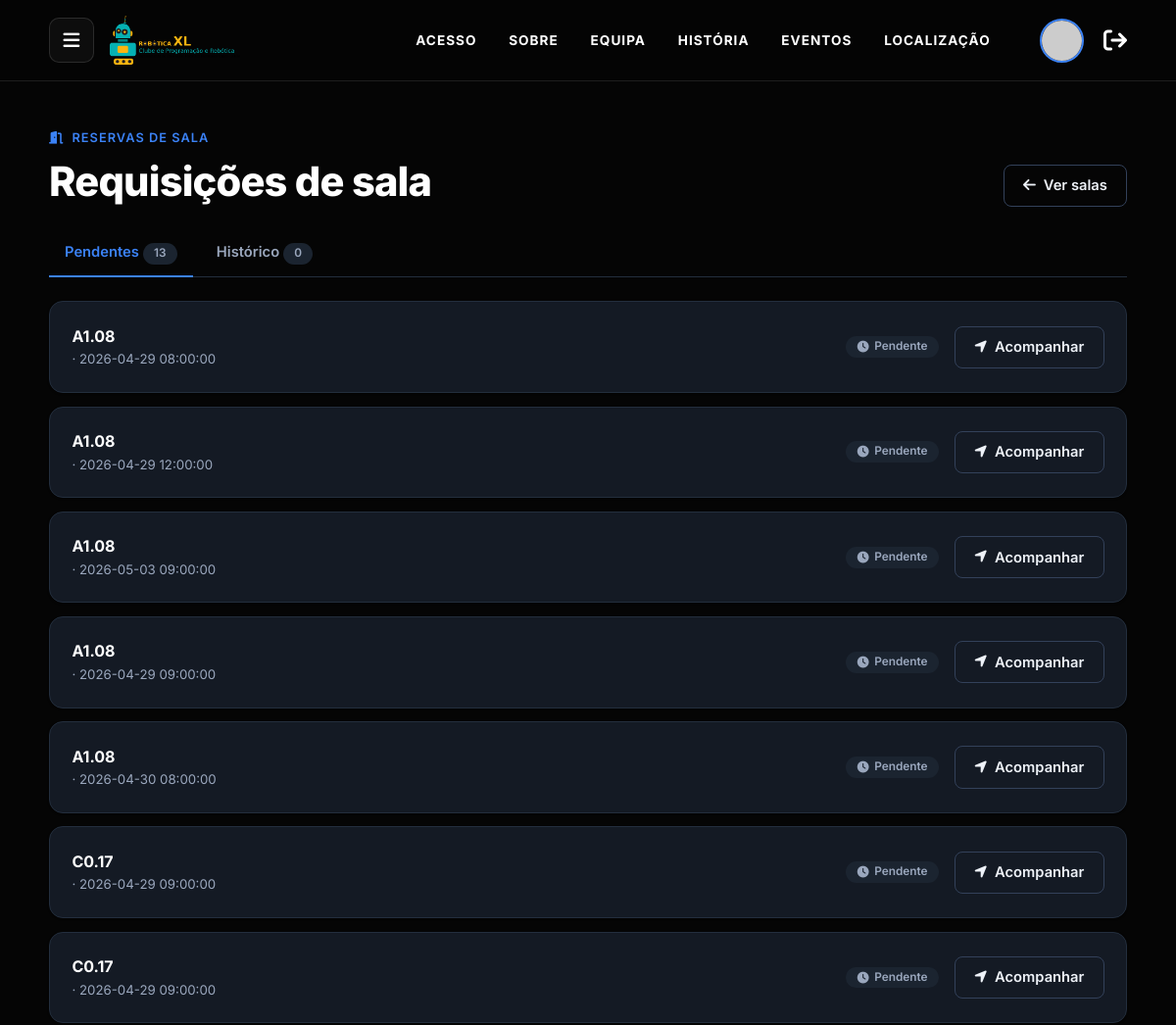
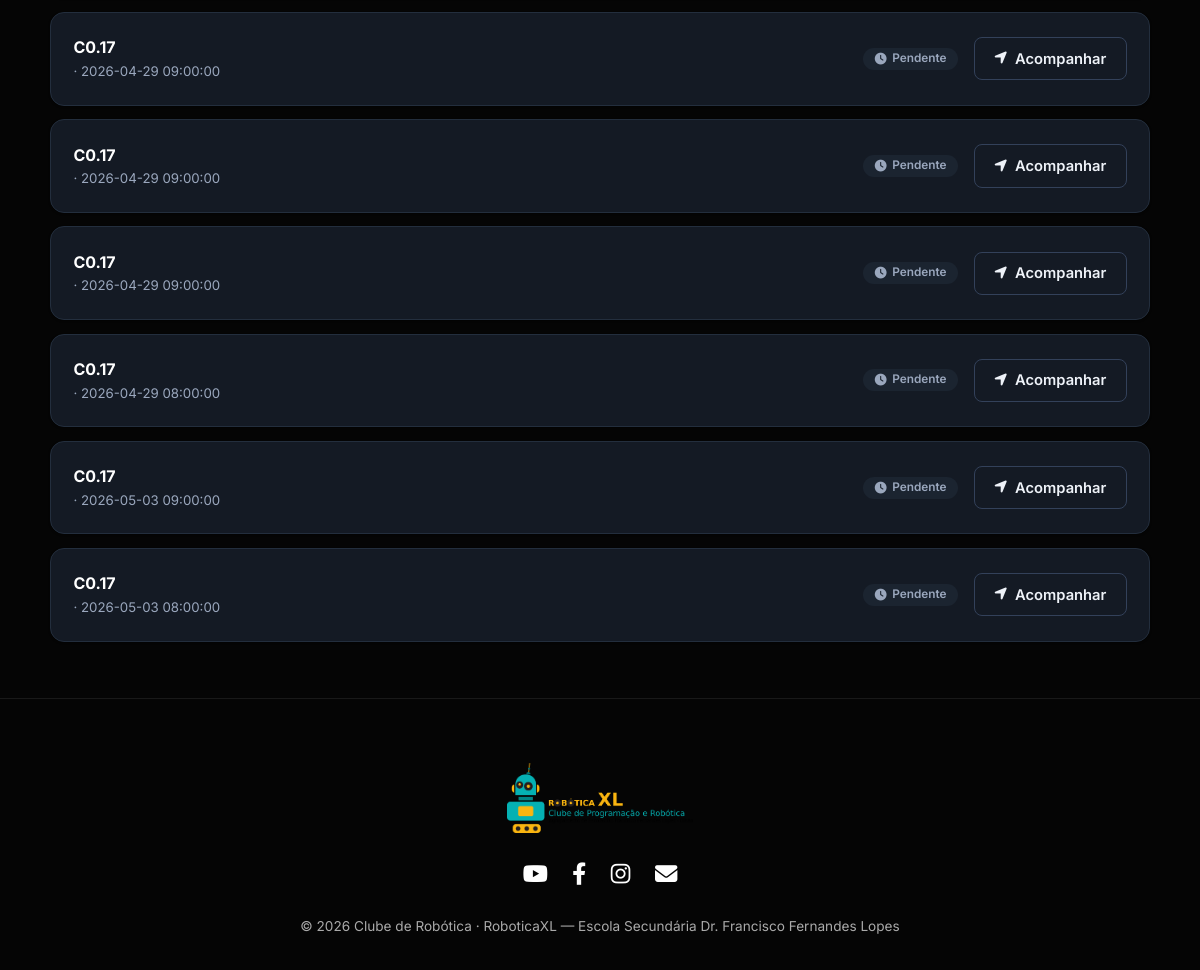
Page /public/requisicaoSala/index (signed in) on the committed database (2 pictures, top to bottom).
### tables this page shows
CREATE TABLE IF NOT EXISTS `requisicao_sala` (
  `id` INT NOT NULL AUTO_INCREMENT,
  `id_sala` INT NOT NULL,
  `id_utilizador` INT NOT NULL,
  `data` DATETIME NOT NULL DEFAULT CURRENT_TIMESTAMP,
  `estado_sala` ENUM('PENDENTE', 'ACEITE', 'REJEITADO', 'EM_USO', 'CONCLUIDO') NULL DEFAULT 'PENDENTE',
  `data_inicio` DATETIME NOT NULL,
  `data_fim` DATETIME NOT NULL,
  `estado_devolucao` ENUM('NORMAL', 'DESARRUMADA_SUJA', 'DANIFICADA') NOT NULL DEFAULT 'NORMAL',
  `estado_entrega` TINYINT(1) NOT NULL DEFAULT 0,
  `observacao` TEXT NULL DEFAULT NULL,
  PRIMARY KEY (`id`),
  INDEX `fk_reqsala_utilizador_idx` (`id_utilizador` ASC),
  INDEX `fk_reqsala_sala_idx` (`id_sala` ASC),
  CONSTRAINT `fk_reqsala_utilizador`
    FOREIGN KEY (`id_utilizador`)
    REFERENCES `utilizador` (`id`)
    ON DELETE NO ACTION
    ON UPDATE NO ACTION,
  CONSTRAINT `fk_reqsala_sala`
    FOREIGN KEY (`id_sala`)
    REFERENCES `sala` (`id`)
    ON DELETE NO ACTION
    ON UPDATE NO ACTION);

CREATE TABLE IF NOT EXISTS `sala` (
  `id` INT NOT NULL AUTO_INCREMENT,
  `numero` VARCHAR(15) NOT NULL,
  `andar` INT NOT NULL,
  `bloco` VARCHAR(10) NOT NULL,
  `capacidade` INT NOT NULL,
  `descricao` TEXT NULL DEFAULT NULL,
  `estado` ENUM('DISPONIVEL', 'MANUTENCAO', 'DANIFICADA', 'OCUPADA', 'INDISPONIVEL') NOT NULL DEFAULT 'DISPONIVEL',
  PRIMARY KEY (`id`));

### app/core/Controller.php (called while the page is built, shortened)
<?php
class Controller
{
    protected function getFlash(): ?array
    {
        if (empty($_SESSION['flash'])) {
            return null;
        }
        $flash = $_SESSION['flash'];
        return $flash;
    }
    protected function view(string $view, array $data = [])
    {
        $data['flash'] = $this->getFlash();
        extract($data);
        $viewFile = __DIR__ . '/../views/' . $view . '.php';
        require __DIR__ . '/../views/layouts/header.php';
        require $viewFile;
        require __DIR__ . '/../views/layouts/footer.php';
    }
}

### app/controllers/RequisicaoSalaController.php (called while the page is built, shortened)
<?php
require_once __DIR__ . '/../core/Controller.php';
require_once __DIR__ . '/../core/Auth.php';
require_once __DIR__ . '/../models/RequisicaoSala.php';
class RequisicaoSalaController extends Controller
{
    public function index()
    {
        $user = Auth::user();
        $reqModel = new RequisicaoSala();
        $all = $reqModel->porUtilizador($user['id']);
        $pendentes = [];
        $historico = [];
        foreach ($all as $req) {
            if ($req['estado_sala'] === 'PENDENTE') {
                $pendentes[] = $req;
            } else {
                $historico[] = $req;
            }
        }
        $this->view('requisicoes_sala/index', [
            'pendentes' => $pendentes,
            'historico' => $historico,
            'pageTitle' => 'Requisições de sala'
        ]);
    }
}

### app/core/Router.php (called while the page is built, shortened)
<?php
class Router
{
    public function run()
    {
        $url = $_GET['url'] ?? 'home/index';
        $url = trim($url, '/');
        $parts = explode('/', $url);
        $method = $parts[1] ?? 'index';
        $params = array_slice($parts, 2);
        $controller = new $controllerName();
        call_user_func_array([$controller, $method], $params);
    }
}

### public/index.php (called while the page is built, shortened)
<?php
require_once __DIR__ . '/../app/core/Router.php';
$router = new Router();
$router->run();

### app/config/database.php (called while the page is built, shortened)
<?php
class Database
{
    private static ?PDO $instance = null;
    public static function getInstance(): PDO
    {
        if (self::$instance === null) {
            $dsn = 'mysql:host=' . DB_HOST . ';port=' . DB_PORT . ';dbname=' . DB_NAME . ';charset=utf8mb4';
            $opcoes = [PDO::ATTR_ERRMODE => PDO::ERRMODE_EXCEPTION];
            try {
                self::$instance = new PDO($dsn, DB_USER, DB_PASS, $opcoes);
            } catch (PDOException $e) {
                die('Erro de ligação à BD: ' . $e->getMessage());
            }
        }
        return self::$instance;
    }
}

### app/core/Auth.php (called while the page is built, shortened)
<?php
class Auth
{
    public static function user()
    {
        return $_SESSION['user'] ?? null;
    }
}

### app/core/Model.php (called while the page is built, shortened)
<?php
require_once __DIR__ . '/../config/database.php';
class Model
{
    public function __construct()
    {
        $this->db = Database::getInstance();
    }
}

### app/models/RequisicaoSala.php (called while the page is built, shortened)
<?php
require_once __DIR__ . '/../core/Model.php';
class RequisicaoSala extends Model
{
    public function porUtilizador(int $utilizadorId)
    {
        $sql = "SELECT rs.*,
                s.numero as sala_numero, s.andar, s.bloco, s.descricao as sala_descricao
                FROM requisicao_sala rs
                JOIN sala s ON rs.id_sala = s.id
                WHERE rs.id_utilizador = ?
                ORDER BY rs.data DESC";
        $stmt = $this->db->prepare($sql);
        $stmt->execute([$utilizadorId]);
        return $stmt->fetchAll(PDO::FETCH_ASSOC);
    }
}

### app/views/requisicoes_sala/index.php (the view, shortened to what this page needs)
<?php
$totalPend = count($pendentes ?? []);
$totalHist = count($historico ?? []);
?>
<div class="container">
    <div class="page-header" style="display:flex;justify-content:space-between;align-items:flex-end;flex-wrap:wrap;gap:1rem;">
        <div>
            <span class="eyebrow"><i class="fas fa-door-open"></i> Reservas de sala</span>
            <h1 class="page-title">Requisições de sala</h1>
        </div>
        <a class="btn btn-outline" href="<?php echo BASE_URL; ?>sala/index"><i class="fas fa-arrow-left"></i> Ver salas</a>
    </div>
    <div style="display:flex;gap:0.5rem;border-bottom:1px solid var(--border);margin-bottom:1.5rem;">
        <button class="tab-btn active" onclick="mudarTab('pendentes', this)">Pendentes <span class="badge badge-gray"><?php echo $totalPend; ?></span></button>
        <button class="tab-btn" onclick="mudarTab('historico', this)">Histórico <span class="badge badge-gray"><?php echo $totalHist; ?></span></button>
    </div>
    <?php
    $nomeSala = function($r) { return ($r['bloco'] ?? '') . ($r['andar'] ?? '') . '.' . ($r['sala_numero'] ?? ''); };
    ?>
    <div id="tab-pendentes">
        <?php if (empty($pendentes)): ?>
            <div class="empty"><i class="fas fa-inbox"></i><p>Não há reservas pendentes.</p></div>
        <?php else: foreach ($pendentes as $p): ?>
            <div class="card" style="margin-bottom:0.85rem;">
                <div class="card__body" style="display:flex;align-items:center;gap:1rem;flex-wrap:wrap;">
                    <div style="flex:1;min-width:180px;">
                        <div style="font-weight:700;color:#fff;"><?php echo htmlspecialchars($nomeSala($p)); ?></div>
                        <div class="muted" style="font-size:0.83rem;"><?php echo htmlspecialchars($p['utilizador_nome'] ?? ''); ?> · <?php echo htmlspecialchars($p['data_inicio'] ?? ''); ?></div>
                    </div>
                    <span class="badge badge-gray"><i class="fas fa-clock"></i> Pendente</span>
                    <div style="display:flex;gap:0.5rem;flex-wrap:wrap;">
                        <a class="btn btn-outline" href="<?php echo BASE_URL; ?>requisicaoSala/detalhe/<?php echo (int)$p['id']; ?>"><i class="fas fa-location-arrow"></i> Acompanhar</a>
                    </div>
                </div>
            </div>
        <?php endforeach; endif; ?>
    </div>
</div>

### public/css/style.css (style rules this page uses)
:root { --bg: #0a0e16; --surface: #141a24; --surface-2: #1b2430; --border: #232e3d; --border-strong: #33415a; --text: #eef2f8; --text-muted: #9aa7bd; --text-dim: #64748b; --blue: #3b82f6; --blue-dark: #2563eb; --blue-soft: rgba(59,130,246,0.14); --blue-soft-2: rgba(59,130,246,0.30); --green: #22c55e; --green-soft: rgba(34,197,94,0.15); --red: #ef4444; --red-soft: rgba(239,68,68,0.15); --amber: #f59e0b; --amber-soft: rgba(245,158,11,0.15); --shadow-sm: 0 1px 2px rgba(0,0,0,0.4); --shadow: 0 8px 24px rgba(0,0,0,0.45); --shadow-lg: 0 20px 50px rgba(0,0,0,0.55); --r-sm: 8px; --r: 14px; --r-lg: 20px; --r-pill: 999px; --font: 'Inter', system-ui, -apple-system, "Segoe UI", sans-serif; --t: 0.2s ease; }
* { box-sizing: border-box; }
html { scroll-behavior: smooth; }
body { margin: 0; font-family: var(--font); background-color: var(--bg); color: var(--text); line-height: 1.6; -webkit-font-smoothing: antialiased; }
a { color: inherit; text-decoration: none; }
.container { width: 100%; max-width: 1140px; margin: 0 auto; padding: 0 20px; }
.page-header { padding: 2.75rem 0 1.5rem; }
.eyebrow { display: inline-flex; align-items: center; gap: 0.5rem; color: var(--blue); font-weight: 600; font-size: 0.8rem; text-transform: uppercase; letter-spacing: 0.08em; margin-bottom: 0.6rem; }
.page-title { font-size: clamp(1.9rem, 4vw, 2.6rem); font-weight: 800; letter-spacing: -0.02em; margin: 0; color: #fff; }
.btn { display: inline-flex; align-items: center; justify-content: center; gap: 0.5rem; font-family: var(--font); font-weight: 600; font-size: 0.92rem; padding: 0.6rem 1.2rem; border-radius: var(--r-sm); border: 1px solid transparent; cursor: pointer; transition: var(--t); text-align: center; }
.btn-outline { background: transparent; color: var(--text); border-color: var(--border-strong); }
.card { background: var(--surface); border: 1px solid var(--border); border-radius: var(--r); box-shadow: var(--shadow-sm); transition: var(--t); }
.card__body { padding: 1.4rem; }
.badge { display: inline-flex; align-items: center; gap: 0.35rem; padding: 0.25rem 0.65rem; border-radius: var(--r-pill); font-size: 0.74rem; font-weight: 600; border: 1px solid transparent; }
.badge-gray { background: var(--surface-2); color: var(--text-muted); }
.muted { color: var(--text-muted); }

### app/views/layouts/header.php (style rules this page uses)
body { font-family: 'Inter', system-ui, -apple-system, sans-serif; background-color: #050505; color: #fff; margin: 0; overflow-x: hidden; }
a { text-decoration: none; }

### app/views/requisicoes_sala/index.php (style rules this page uses)
.tab-btn { background:none;border:none;color:var(--text-muted);font-family:var(--font);font-weight:600;font-size:0.92rem;padding:0.7rem 1rem;cursor:pointer;border-bottom:2px solid transparent;margin-bottom:-1px; }
.tab-btn.active { color:var(--blue);border-bottom-color:var(--blue); }

### rows in the picture
requisicao_sala: id_sala.numero "A1.08", data_inicio "2026-04-29 08:00:00"
requisicao_sala: id_sala.numero "A1.08", data_inicio "2026-04-29 12:00:00"
requisicao_sala: id_sala.numero "A1.08", data_inicio "2026-05-03 09:00:00"
requisicao_sala: id_sala.numero "A1.08", data_inicio "2026-04-29 09:00:00"
requisicao_sala: id_sala.numero "A1.08", data_inicio "2026-04-30 08:00:00"
requisicao_sala: id_sala.numero "C0.17", data_inicio "2026-04-29 09:00:00"
requisicao_sala: id_sala.numero "C0.17", data_inicio "2026-04-29 09:00:00"
requisicao_sala: id_sala.numero "C0.17", data_inicio "2026-04-29 09:00:00"
requisicao_sala: id_sala.numero "C0.17", data_inicio "2026-04-29 09:00:00"
requisicao_sala: id_sala.numero "C0.17", data_inicio "2026-04-29 09:00:00"
requisicao_sala: id_sala.numero "C0.17", data_inicio "2026-04-29 08:00:00"
requisicao_sala: id_sala.numero "C0.17", data_inicio "2026-05-03 09:00:00"
requisicao_sala: id_sala.numero "C0.17", data_inicio "2026-05-03 08:00:00"

### other values in the picture
$totalPend "13"
$totalHist "0"
